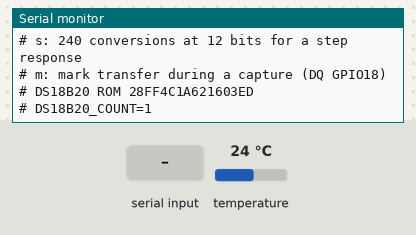
Bench run of a sketch on a simulated ESP32. Shown: the last lines printed to the serial monitor. The inputs (shaded band) are chosen by the test bench; at power-on: temperature 24 °C.

Above: at 1.2 s.
1.3 s: "9" received over Serial
At 2.72 s:
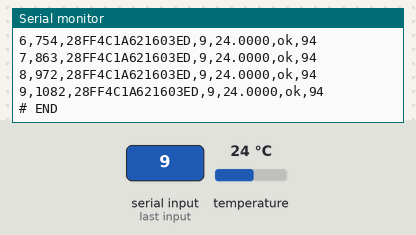
2.9 s: "a" received over Serial
At 3.28 s:
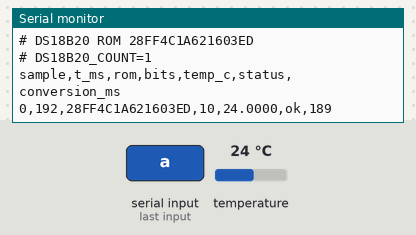
4.4 s: "m" received over Serial
At 4.53 s:
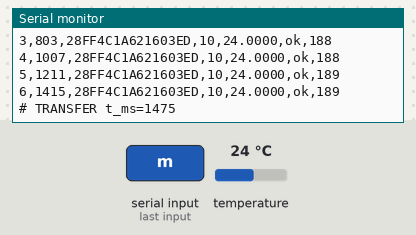
Timing chart, 0 to 7.4 s (numbered marks = the images above; inputs shaded):
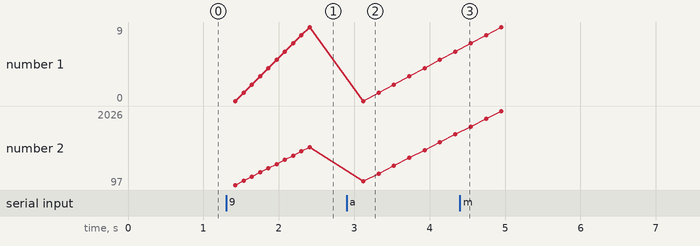

Measured:
- after the input at 1.3 s, the serial monitor: prints a new line at once (image 1)
- after the input at 2.9 s, the serial monitor: prints a new line after 0.22 s (image 2)
- after the input at 4.4 s, the serial monitor: prints a new line at once (image 3)
- plotted number 2: 1082 → 1415 after the input at 2.9 s

The sketch:

ds18b20_capture.ino
```cpp
#include <Arduino.h>
#include <DallasTemperature.h>
#include <OneWire.h>

constexpr int DATA_PIN = 18;
constexpr int MAX_PROBES = 8;
constexpr uint16_t CONVERSION_MS[] = {94, 188, 375, 750};
OneWire bus(DATA_PIN);
DallasTemperature sensors(&bus);

void printRom(const uint8_t *rom) {
  for (int i = 0; i < 8; ++i) {
    Serial.printf("%02X", rom[i]);
  }
}

int discover(DeviceAddress (&roms)[MAX_PROBES]) {
  bus.reset_search();
  uint8_t rom[8];
  int count = 0;
  while (count < MAX_PROBES && bus.search(rom)) {
    if (rom[0] != 0x28 || OneWire::crc8(rom, 7) != rom[7]) {
      continue;
    }
    memcpy(roms[count++], rom, sizeof(rom));
    Serial.print("# DS18B20 ROM ");
    printRom(rom);
    Serial.println();
  }
  Serial.printf("# DS18B20_COUNT=%d\n", count);
  return count;
}

void capture(int bits, int samples) {
  DeviceAddress roms[MAX_PROBES];
  const int count = discover(roms);
  if (count == 0) {
    Serial.println("# NO_DS18B20");
    return;
  }
  if (sensors.readPowerSupply()) {
    Serial.println("# EXTERNAL_VDD_REQUIRED");
    return;
  }
  for (int i = 0; i < count; ++i) {
    sensors.setResolution(roms[i], bits);
    if (sensors.getResolution(roms[i]) != bits) {
      Serial.println("# RESOLUTION_CHECK_FAILED");
      return;
    }
  }

  Serial.println("sample,t_ms,rom,bits,temp_c,status,conversion_ms");
  const uint32_t start = millis();
  for (int i = 0; i < samples; ++i) {
    if (!bus.reset()) {
      Serial.println("# BUS_NO_PRESENCE; capture aborted");
      break;
    }
    const auto request = sensors.requestTemperatures();
    const uint32_t timeout = CONVERSION_MS[bits - 9] + 25U;
    bool sawBusy = false;
    // Give the probe time to assert busy before the first read slot.
    delay(2);
    bool complete = sensors.isConversionComplete();
    // Poll the externally powered bus until all probes release it.
    while (!complete && millis() - request.timestamp < timeout) {
      sawBusy = true;
      if (Serial.read() == 'm') {
        Serial.printf("# TRANSFER t_ms=%lu\n", static_cast<unsigned long>(millis() - start));
      }
      delay(1);
      complete = sensors.isConversionComplete();
    }
    const uint32_t finished = millis();
    const uint32_t elapsed = finished - start;
    for (int j = 0; j < count; ++j) {
      Serial.printf("%d,%lu,", i, static_cast<unsigned long>(elapsed));
      printRom(roms[j]);
      Serial.printf(",%d,", bits);
      if (!complete || !sawBusy) {
        Serial.printf(",%s,\n", complete ? "no_busy_signal" : "conversion_timeout");
        continue;
      }
      const float value = sensors.getTempC(roms[j]);
      const unsigned long duration = finished - request.timestamp;
      if (!(value >= -55.0f && value <= 125.0f)) {
        Serial.printf(",read_error,%lu\n", duration);
      } else {
        // 85 °C is also the power-on scratchpad value.
        Serial.printf("%.4f,%s,%lu\n", value, value == 85.0f ? "suspect_85c" : "ok", duration);
      }
    }
  }
  Serial.println("# END");
}

void setup() {
  Serial.begin(115200);
  sensors.begin();
  sensors.setAutoSaveScratchPad(false);
  sensors.setWaitForConversion(false);
  Serial.println("# r: scan ROM IDs; 9/a/b/c: 10 conversions at 9/10/11/12 bits");
  Serial.println("# s: 240 conversions at 12 bits for a step response");
  Serial.println("# m: mark transfer during a capture (DQ GPIO18)");
  DeviceAddress roms[MAX_PROBES];
  discover(roms);
}

void loop() {
  const int command = Serial.read();
  if (command == 'r') {
    DeviceAddress roms[MAX_PROBES];
    if (discover(roms) == 0) {
      Serial.println("# NO_DS18B20");
    }
  } else {
    switch (command) {
      case '9': capture(9, 10); break;
      case 'a': capture(10, 10); break;
      case 'b': capture(11, 10); break;
      case 'c': capture(12, 10); break;
      case 's': capture(12, 240); break;
    }
  }
  delay(1);
}
```
